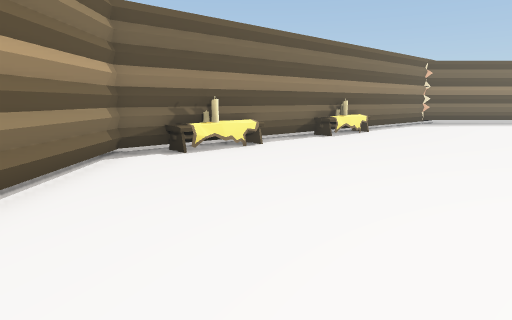
view 1 (above)

15 first-person views from a walk through a 3-D level made in the Unity game engine. The camera is 1.2 m above the floor, tilts 10° down and sees 75° across. The floor is counted in squares, 1 m on a side. Each view is taken from the middle of a square. On the plan, view 1 faces up. The plan holds only what a view shows up to about 14 squares ahead; the rest is blank. The place goes on beyond the plan. Door leaves are left out, so doorways stand open.

view 2
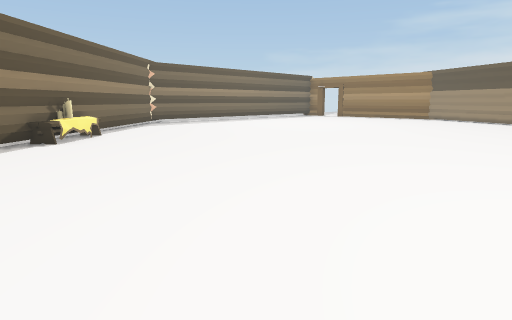

view 3
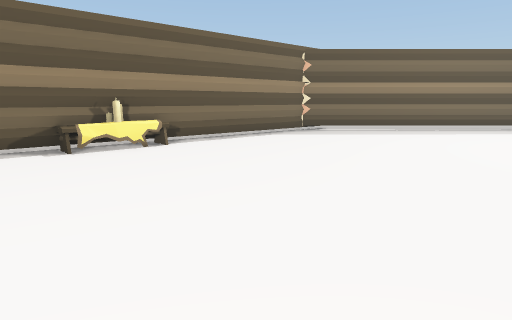

view 4
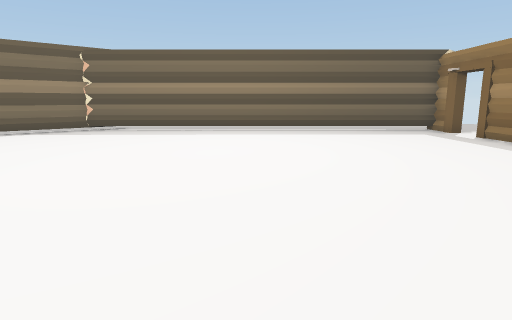

view 5
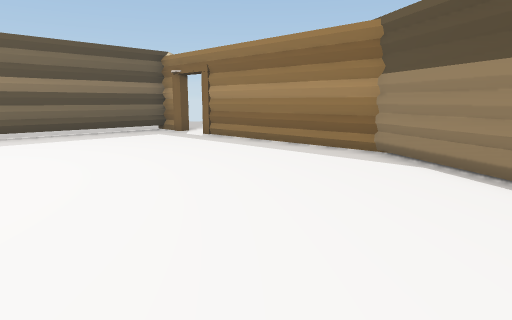

view 6
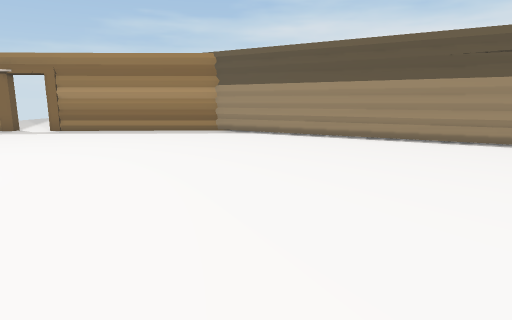

view 7
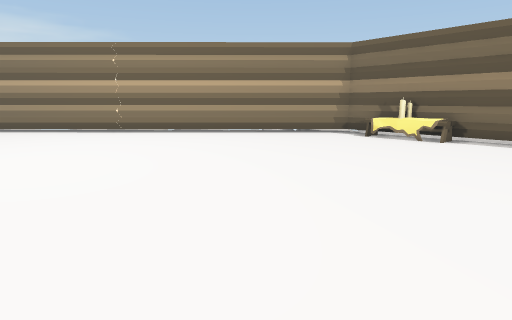

view 8
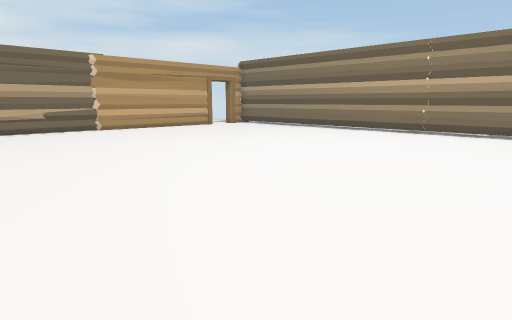

view 9
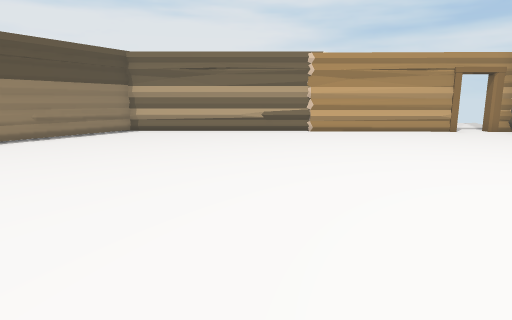

view 10
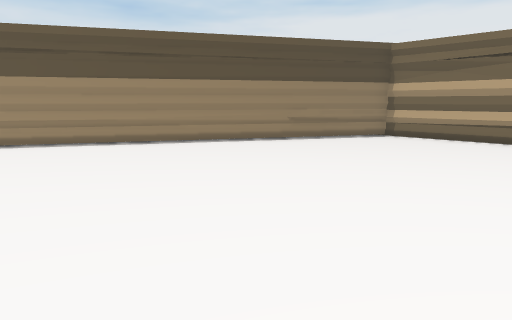

view 11
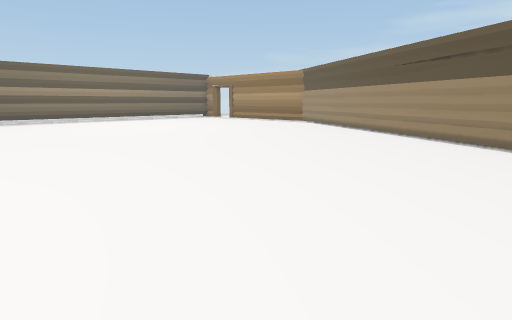

view 12
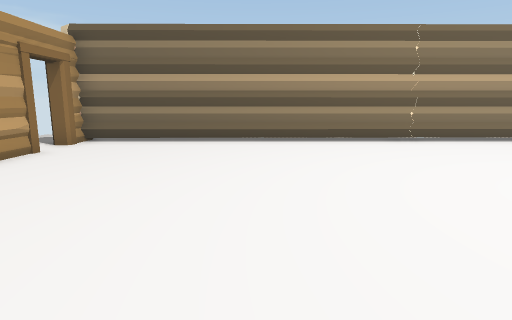

view 13
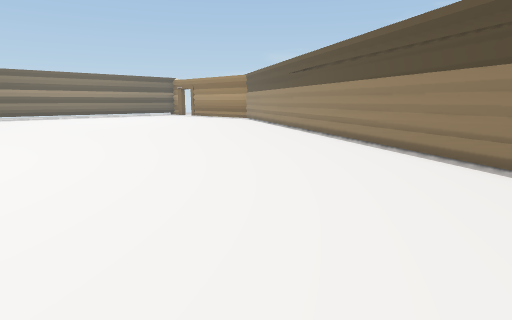

view 14
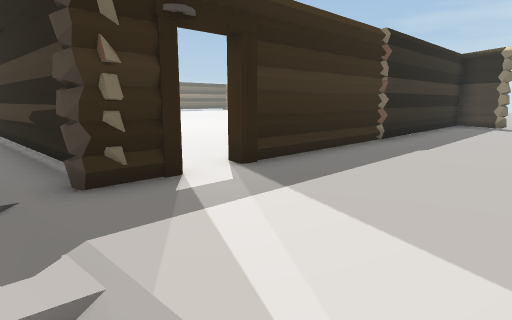

view 15
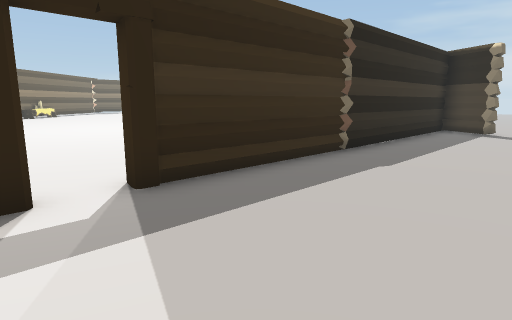

### Floor plan
Key: @ floor where view 1 was taken; # wall or solid block; . main floor; - floor 0.5 m lower than the main floor; D open door; C candle; T thing the floor can be seen under or through; O other object.
Columns run from 5 left of view 1 to 24 right of it. Each row starts with its distance up from view 1.
 19                        ....
 18            ..#################
 17            .##...............D
 16           .##...............DD
 15          ###.................#
 14          #...................#
 13       .#CO...................#
 12     ..##O....................#
 11     .##......................#
 10    .##.......................#
  9   .#CO.......................#
  8   #OO.......................##
  7   #.........................#
  6  .#........................##
  5  .#.......................##
  4  .#.......................#
  3  .#......................##
  2  .T......................#
  1 ..T.....................##
  0 -.T..@..................#
 -1 ..T....................##
 -2  .T...................##
 -3  .T...................#
 -4  .T..................##
 -5  .T..................#
 -6  .T.................##
 -7  .T................##
 -8  .T................#
 -9  .T...............##
-10  .T...............#
-11  .T.###############
-12 ..#D##############
-13 ................#
-14 .................
-15  .............
-16 . .....

Positions as (right, up) in squares from view 1, and headings:
1: (0, 0), facing up
2: (0, 1), facing up-right
3: (7, 4), facing up
4: (16, 4), facing up
5: (16, 5), facing up-right
6: (10, 7), facing right
7: (10, 4), facing left
8: (10, 3), facing down-left
9: (7, 2), facing down
10: (7, 0), facing down-right
11: (7, -4), facing up-right
12: (7, -6), facing left
13: (7, -9), facing up-right
14: (-5, -16), facing up-right
15: (-3, -16), facing up-right
